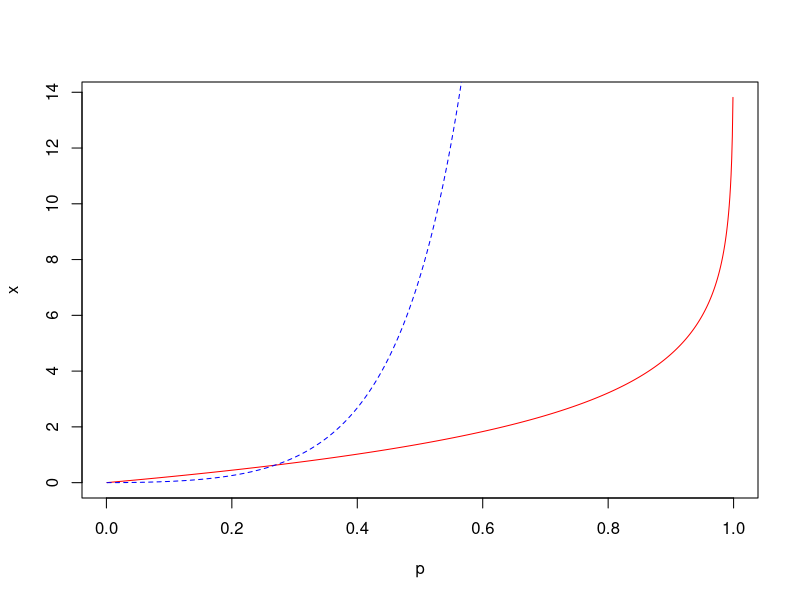

The R script that drew this image:
p <- (1:999)/1000
x <- qgamma(p,shape=1,scale=2)
y <- qlnorm(p, meanlog = 2, sdlog = 4)
setwd("/Users/hongwei/Desktop")
pdf(file="plot1.pdf", height=4, width=6)
plot(p,x,type = "l",lty=1, col="red")
#par(new=TRUE)
lines(p,y,type = "l",lty=2, col="blue")
dev.off()
